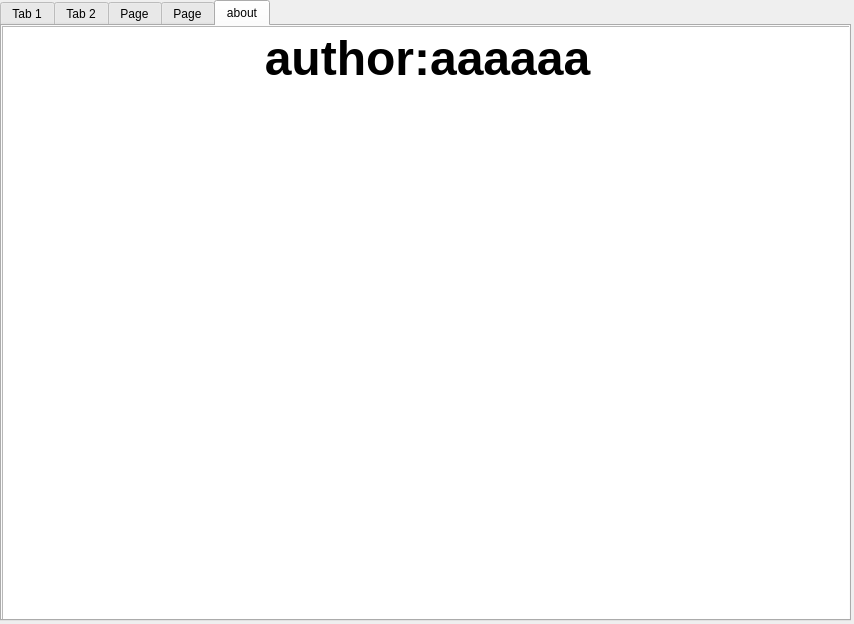
<?xml version="1.0" encoding="UTF-8"?>
<ui version="4.0">
 <class>Form</class>
 <widget class="QWidget" name="Form">
  <property name="geometry">
   <rect>
    <x>0</x>
    <y>0</y>
    <width>854</width>
    <height>624</height>
   </rect>
  </property>
  <property name="windowTitle">
   <string>test_windows</string>
  </property>
  <property name="windowIcon">
   <iconset>
    <normaloff>C:/Users/liuzihan1/Downloads/黑客.svg</normaloff>C:/Users/liuzihan1/Downloads/黑客.svg</iconset>
  </property>
  <widget class="QTabWidget" name="tabWidget">
   <property name="geometry">
    <rect>
     <x>0</x>
     <y>0</y>
     <width>851</width>
     <height>621</height>
    </rect>
   </property>
   <property name="currentIndex">
    <number>4</number>
   </property>
   <widget class="QWidget" name="tab">
    <attribute name="icon">
     <iconset>
      <normaloff>C:/Users/liuzihan1/Downloads/skin test.svg</normaloff>C:/Users/liuzihan1/Downloads/skin test.svg</iconset>
    </attribute>
    <attribute name="title">
     <string>Tab 1</string>
    </attribute>
    <widget class="QPushButton" name="Button">
     <property name="geometry">
      <rect>
       <x>650</x>
       <y>10</y>
       <width>71</width>
       <height>31</height>
      </rect>
     </property>
     <property name="text">
      <string>Button</string>
     </property>
    </widget>
    <widget class="QLineEdit" name="lineEdit">
     <property name="geometry">
      <rect>
       <x>10</x>
       <y>10</y>
       <width>471</width>
       <height>31</height>
      </rect>
     </property>
    </widget>
    <widget class="QTextBrowser" name="textBrowser">
     <property name="geometry">
      <rect>
       <x>0</x>
       <y>50</y>
       <width>851</width>
       <height>551</height>
      </rect>
     </property>
    </widget>
    <widget class="QLineEdit" name="lineEdit_2">
     <property name="geometry">
      <rect>
       <x>500</x>
       <y>10</y>
       <width>131</width>
       <height>31</height>
      </rect>
     </property>
    </widget>
    <widget class="QPushButton" name="Button_2">
     <property name="geometry">
      <rect>
       <x>750</x>
       <y>10</y>
       <width>71</width>
       <height>31</height>
      </rect>
     </property>
     <property name="text">
      <string>Button2</string>
     </property>
    </widget>
   </widget>
   <widget class="QWidget" name="tab_2">
    <attribute name="title">
     <string>Tab 2</string>
    </attribute>
   </widget>
   <widget class="QWidget" name="tab_3">
    <attribute name="title">
     <string>Page</string>
    </attribute>
   </widget>
   <widget class="QWidget" name="tab_4">
    <attribute name="title">
     <string>Page</string>
    </attribute>
   </widget>
   <widget class="QWidget" name="tab_5">
    <attribute name="icon">
     <iconset>
      <normaloff>C:/Users/liuzihan1/Downloads/作者.svg</normaloff>C:/Users/liuzihan1/Downloads/作者.svg</iconset>
    </attribute>
    <attribute name="title">
     <string>about</string>
    </attribute>
    <widget class="QTextBrowser" name="textBrowser_2">
     <property name="geometry">
      <rect>
       <x>0</x>
       <y>0</y>
       <width>851</width>
       <height>601</height>
      </rect>
     </property>
     <property name="html">
      <string>&lt;!DOCTYPE HTML PUBLIC &quot;-//W3C//DTD HTML 4.0//EN&quot; &quot;http://www.w3.org/TR/REC-html40/strict.dtd&quot;&gt;
&lt;html&gt;&lt;head&gt;&lt;meta name=&quot;qrichtext&quot; content=&quot;1&quot; /&gt;&lt;style type=&quot;text/css&quot;&gt;
p, li { white-space: pre-wrap; }
&lt;/style&gt;&lt;/head&gt;&lt;body style=&quot; font-family:'SimSun'; font-size:9pt; font-weight:400; font-style:normal;&quot;&gt;
&lt;p align=&quot;center&quot; style=&quot; margin-top:0px; margin-bottom:0px; margin-left:0px; margin-right:0px; -qt-block-indent:0; text-indent:0px;&quot;&gt;&lt;span style=&quot; font-size:36pt; font-weight:600;&quot;&gt;author:aaaaaa&lt;/span&gt;&lt;/p&gt;
&lt;p align=&quot;center&quot; style=&quot;-qt-paragraph-type:empty; margin-top:0px; margin-bottom:0px; margin-left:0px; margin-right:0px; -qt-block-indent:0; text-indent:0px; font-size:36pt; font-weight:600;&quot;&gt;&lt;br /&gt;&lt;/p&gt;&lt;/body&gt;&lt;/html&gt;</string>
     </property>
    </widget>
   </widget>
  </widget>
 </widget>
 <resources/>
 <connections/>
</ui>
